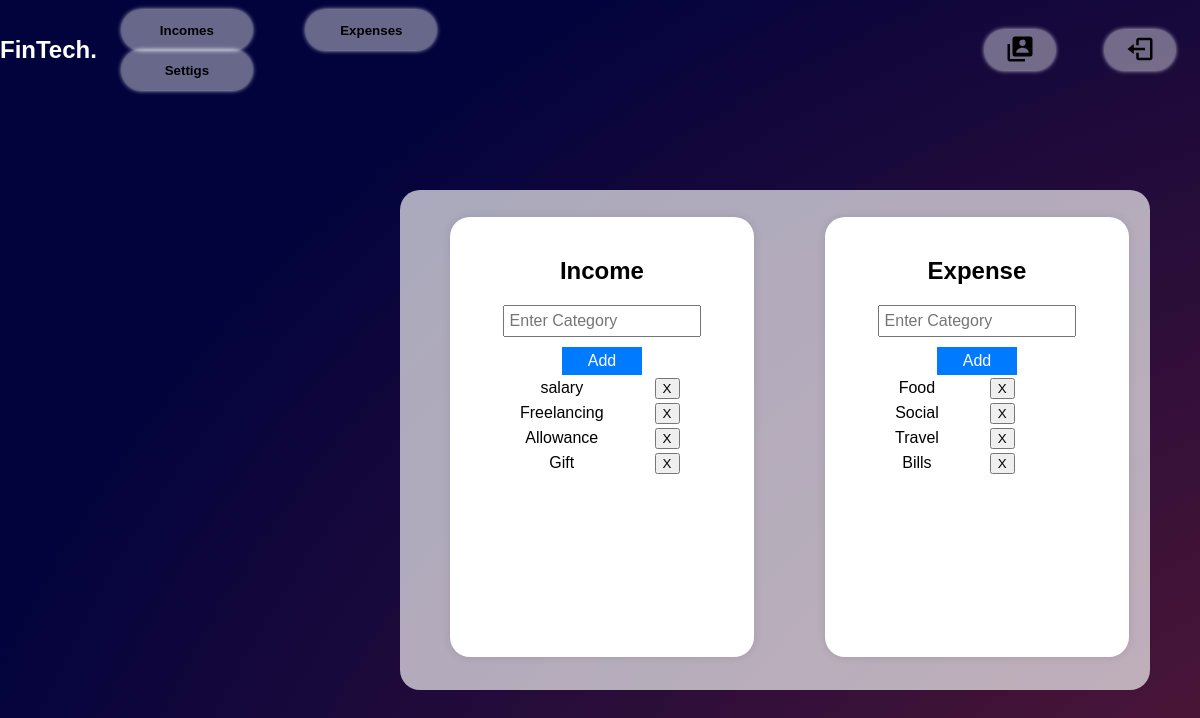
The page /settings (signed in) on the database its author committed.
### FinTech/models.py (models this page shows)
class IncomeCategory(models.Model):
    name = models.CharField(max_length=50)
    user = models.ForeignKey(User, related_name='user_inc_catg', on_delete=models.CASCADE)
    def __str__(self):
        return self.name

class ExpenseCategory(models.Model):
    name = models.CharField(max_length=50)
    user = models.ForeignKey(User, related_name='user_exp_catg', on_delete=models.CASCADE)
    def __str__(self):
        return self.name

### FinTech/views.py (the view)
# urls.py: path('settings',views.settings,name="settings"),
def settings(request):
    if request.user.is_authenticated:
        profile= User.objects.get(id=request.user.id)
        expense_categories=ExpenseCategory.objects.filter(user=request.user.id)
        income_categories=IncomeCategory.objects.filter(user=request.user.id)
        if request.method== "POST":
            first_name= request.POST['first_name']
            last_name= request.POST['last_name']
            email= request.POST['email']
            profile.first_name=first_name
            profile.last_name=last_name
            profile.email=email
            profile.save()
            print("Profile Updated")
            return redirect("/profile")
        else:
            return render(request,"settings.html",{"profile":profile,"expense_categories":expense_categories,"income_categories":income_categories})
    else:
        return render(request, "/",{})

### templates/settings.html (shortened to what this page needs)
{% load static %}
<!DOCTYPE html>
<html lang="en">
<head>
    <link rel="stylesheet" href="{% static 'css/setting.css' %}" type="text/css" media="all" >
    <link rel="stylesheet" href="{% static 'css/nav.css' %}" type="text/css" media="all" >
</head>
<body>
<nav class="nav">
    <a href="/dashboard" id="logo"><h1>FinTech.</h1></a>
     <div class="nav-button">
         <button class="btn" id="Income" onclick="location.href='/incomes'">Incomes</button>
         <button class="btn" id="Expense" onclick="location.href='/expenses'">Expenses</button>
         <button class="btn" id="Setting" onclick="location.href='/settings'">Settigs</button>
     </div>
     <div class="nav-logo">
         <button class="btn left" id="Profile" onclick="location.href='/profile'"><img/></button>
         <button class="btn left" id="Logout" onclick="location.href='/logout'"><img/></button>
     </div>
 </nav>
    <div class="main-container">
        <div class="container">
            <form method="post" action="/add-income-category">
                <h2>Income</h2>
                <input type="text" id="income" name="name" class="input-field" placeholder="Enter Category">
                <input type="submit" value="Add" class="add-button">
            </form>
            <table>
                {% for category in income_categories %}
                    <tr>
                        <td style="padding-right: 3em;padding-left: 3em;">{{category}}</td>
                        <td><button class="btn" onclick="location.href='/remove-income-category/{{category.id}}'">X</button></td>
                    </tr>
                {% endfor %}
            </table>
        </div>
        <div class="container">
            <form method="post" action="/add-expense-category">
                <h2>Expense</h2>
                <input type="text" id="expense" name="name" class="input-field" placeholder="Enter Category">
                <input type="submit" value="Add" class="add-button">
            </form>
            <table>
                {% for category in expense_categories %}
                    <tr>
                        <td style="padding-right: 3em;padding-left: 3em;">{{category}}</td>
                        <td><button class="btn" onclick="location.href='/remove-expense-category/{{category.id}}'">X</button></td>
                    </tr>
                {% endfor %}
            </table>
        </div>
    </div>
</body>
</html>

### static/css/setting.css (style rules this page uses)
body { font-family: Arial, sans-serif; margin: 0; padding: 0; background: url(dark-gradient.jpg); }
.nav { display: flex; width: 100%; justify-content: center; align-items: center; margin-top: 10px; }
.nav-logo { display: flex; flex-direction: row; justify-content: center; align-items: center; color: #ffffff; margin-right: 0px; margin-left: 490px; }
#logo { text-decoration: none; color: #ffffff; }
.left { width: 130px; height: 40px; font-weight: 700; background: rgba(255, 255, 255, 0.4); border: none; border-radius: 30px; cursor: pointer; transition: .3s ease; margin: 0 25px; box-shadow: 0 0 5px rgb(255, 254, 254); }
.nav-button .btn { width: 130px; height: 40px; font-weight: 700; background: rgba(255, 255, 255, 0.4); border: none; border-radius: 30px; cursor: pointer; transition: .3s ease; margin: 0 25px; box-shadow: 0 0 5px rgb(255, 254, 254); }
#Logout { width: 70px; }
#Profile { width: 70px; }
.main-container { display: flex; flex-direction: row; width: 750px; height: 500px; background: #ffffffa8; margin-top: 100px; margin-left: 400px; border-radius: 20px; }
.container { max-width: 400px; height: 400px; margin: 0 auto; padding: 20px; background-color: #fff; box-shadow: 0 0 10px rgba(0, 0, 0, 0.1); text-align: center; margin-left: 50px; margin-top: 27px; border-radius: 20px; }
.input-field { width: 70%; padding: 5px; font-size: 16px; margin-bottom: 10px; }
.add-button { width: 30%; padding: 5px; background-color: #007bff; color: #fff; border: none; cursor: pointer; font-size: 16px; }

### static/css/nav.css (style rules this page uses)
body { font-family: Arial, sans-serif; margin: 0; padding: 0; background: url(dark-gradient.jpg); }
.nav { display: flex; width: 100%; justify-content: center; align-items: center; margin-top: 10px; }
.nav-logo { display: flex; flex-direction: row; justify-content: center; align-items: center; color: #ffffff; margin-right: 0px; margin-left: 490px; }
#logo { text-decoration: none; color: #ffffff; }
.left { width: 130px; height: 40px; font-weight: 700; background: rgba(255, 255, 255, 0.4); border: none; border-radius: 30px; cursor: pointer; transition: .3s ease; margin: 0 25px; box-shadow: 0 0 5px rgb(255, 254, 254); }
.nav-button .btn { width: 130px; height: 40px; font-weight: 700; background: rgba(255, 255, 255, 0.4); border: none; border-radius: 30px; cursor: pointer; transition: .3s ease; margin: 0 25px; box-shadow: 0 0 5px rgb(255, 254, 254); }
#Logout { width: 70px; }
#Profile { width: 70px; }

### rows shown on the page
IncomeCategory: name "salary"
IncomeCategory: name "Freelancing"
IncomeCategory: name "Allowance"
IncomeCategory: name "Gift"
ExpenseCategory: name "Food"
ExpenseCategory: name "Social"
ExpenseCategory: name "Travel"
ExpenseCategory: name "Bills"
